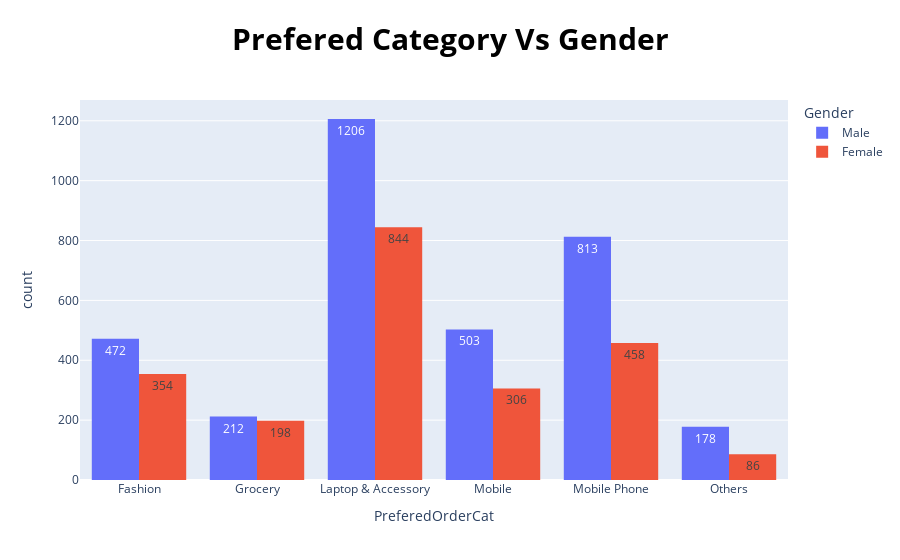

Source (notebook cell):
### Markdown cell above
### 📱 Insights: Number of Devices Registered vs. Churn

1. **Higher Device Count = Lower Churn**
   - Users with **3–5 registered devices** show **lower churn rates**.
   - This suggests strong engagement — likely from households with multiple users or individuals accessing the app from different devices (phone, tablet, smart TV, etc.).

2. **Lower Device Count = Higher Churn Tendency**
   - Users with only **1–2 devices** have a higher churn percentage.
   - These users may be **less engaged**, possibly just trying the app or using it occasionally.

3. **Device Count Reflects App Preference**
   - A higher number of registered devices may indicate that the customer **likes the app**, feels comfortable using it, and possibly considers it their **preferred platform**.
   - This behavior suggests they’re **using the app frequently** and in various contexts (e.g., home, work, on the go).

---

✅ **Actionable Suggestions:**
- Encourage users to **register the app across all their devices**.
- Promote multi-device use by highlighting benefits (e.g., seamless sync, personalized experience).

### Code cell
ordercat_churnrate = pd.DataFrame(df.groupby('PreferedOrderCat')['Gender'].value_counts()) 
ordercat_churnrate = ordercat_churnrate.rename(columns={'Gender': 'Count'})
ordercat_churnrate = ordercat_churnrate.reset_index()

fig = px.histogram (ordercat_churnrate, x='PreferedOrderCat', y = 'count',
                     color='Gender', barmode ='group', title="<b>"+"Prefered Category Vs Gender", text_auto= True)

fig.update_layout(
title_font_color="black",
template="plotly",
title_font_size=30,
title_x=0.5,
xaxis_title='PreferedOrderCat',
yaxis_title='count')

fig.show()

### Figure 1 — Plotly figure (JSON) as saved in the notebook; plotly's stock layout.template omitted (floating-point values rounded to 4 significant figures)
{"data": [{"alignmentgroup": "True", "bingroup": "x", "histfunc": "sum", "hovertemplate": "Gender=Male<br>PreferedOrderCat=%{x}<br>sum of count=%{y}<extra></extra>", "legendgroup": "Male", "marker": {"color": "#636efa", "pattern": {"shape": ""}}, "name": "Male", "offsetgroup": "Male", "orientation": "v", "showlegend": true, "texttemplate": "%{value}", "type": "histogram", "x": ["Fashion", "Grocery", "Laptop & Accessory", "Mobile", "Mobile Phone", "Others"], "xaxis": "x", "y": [472, 212, 1206, 503, 813, 178], "yaxis": "y"}, {"alignmentgroup": "True", "bingroup": "x", "histfunc": "sum", "hovertemplate": "Gender=Female<br>PreferedOrderCat=%{x}<br>sum of count=%{y}<extra></extra>", "legendgroup": "Female", "marker": {"color": "#EF553B", "pattern": {"shape": ""}}, "name": "Female", "offsetgroup": "Female", "orientation": "v", "showlegend": true, "texttemplate": "%{value}", "type": "histogram", "x": ["Fashion", "Grocery", "Laptop & Accessory", "Mobile", "Mobile Phone", "Others"], "xaxis": "x", "y": [354, 198, 844, 306, 458, 86], "yaxis": "y"}], "layout": {"barmode": "group", "legend": {"title": {"text": "Gender"}, "tracegroupgap": 0}, "title": {"font": {"color": "black", "size": 30}, "text": "<b>Prefered Category Vs Gender", "x": 0.5}, "xaxis": {"anchor": "y", "domain": [0, 1], "title": {"text": "PreferedOrderCat"}}, "yaxis": {"anchor": "x", "domain": [0, 1], "title": {"text": "count"}}}}
